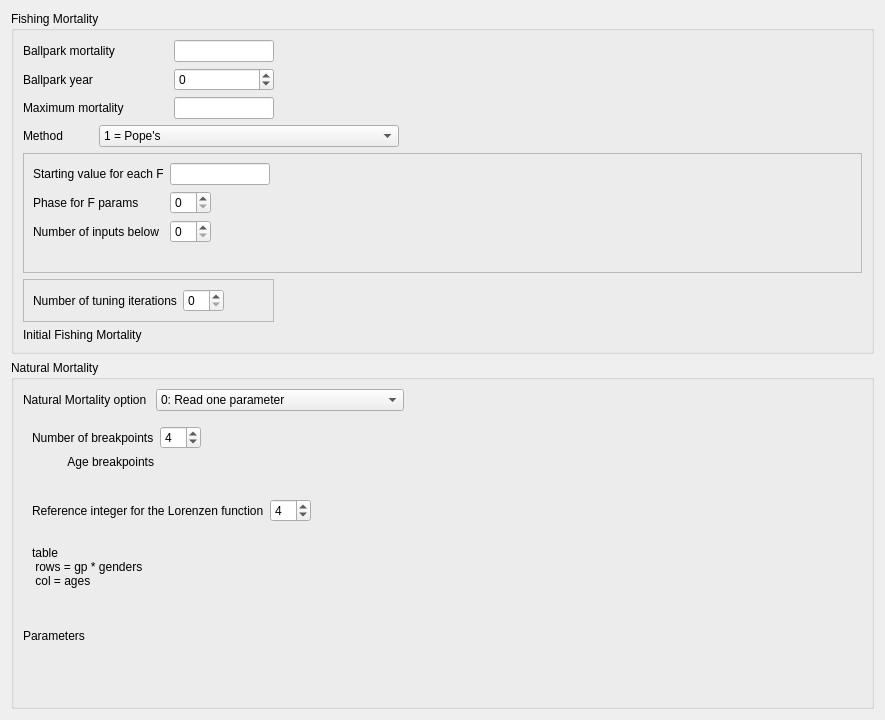
         <widget class="QWidget" name="scrollAreaWidgetContents_mortality">
          <property name="geometry">
           <rect>
            <x>0</x>
            <y>0</y>
            <width>885</width>
            <height>720</height>
           </rect>
          </property>
          <layout class="QVBoxLayout" name="verticalLayout_11">
           <item>
            <widget class="QGroupBox" name="groupBox_fishingMort">
             <property name="title">
              <string>Fishing Mortality</string>
             </property>
             <layout class="QVBoxLayout" name="verticalLayout_13">
              <item>
               <layout class="QGridLayout" name="gridLayout_fishingMort">
                <item row="4" column="1" colspan="3">
                 <widget class="QComboBox" name="comboBox_fishingMort_method">
                  <property name="maximumSize">
                   <size>
                    <width>300</width>
                    <height>16777215</height>
                   </size>
                  </property>
                  <item>
                   <property name="text">
                    <string>1 = Pope's</string>
                   </property>
                  </item>
                  <item>
                   <property name="text">
                    <string>2 = Continuous F as parameters</string>
                   </property>
                  </item>
                  <item>
                   <property name="text">
                    <string>3 = Hybrid</string>
                   </property>
                  </item>
                 </widget>
                </item>
                <item row="4" column="0">
                 <widget class="QLabel" name="label_fishingMort_method">
                  <property name="text">
                   <string>Method</string>
                  </property>
                 </widget>
                </item>
                <item row="2" column="4">
                 <spacer name="horizontalSpacer_5">
                  <property name="orientation">
                   <enum>Qt::Horizontal</enum>
                  </property>
                  <property name="sizeHint" stdset="0">
                   <size>
                    <width>40</width>
                    <height>20</height>
                   </size>
                  </property>
                 </spacer>
                </item>
                <item row="2" column="3">
                 <spacer name="horizontalSpacer_16">
                  <property name="orientation">
                   <enum>Qt::Horizontal</enum>
                  </property>
                  <property name="sizeHint" stdset="0">
                   <size>
                    <width>40</width>
                    <height>20</height>
                   </size>
                  </property>
                 </spacer>
                </item>
                <item row="7" column="0" colspan="3">
                 <widget class="QFrame" name="frame_fishingMort_3">
                  <property name="frameShape">
                   <enum>QFrame::StyledPanel</enum>
                  </property>
                  <property name="frameShadow">
                   <enum>QFrame::Raised</enum>
                  </property>
                  <layout class="QGridLayout" name="gridLayout_4">
                   <item row="1" column="1">
                    <widget class="QSpinBox" name="spinBox_fishingMort_3_num_iters"/>
                   </item>
                   <item row="1" column="2">
                    <spacer name="horizontalSpacer_17">
                     <property name="orientation">
                      <enum>Qt::Horizontal</enum>
                     </property>
                     <property name="sizeHint" stdset="0">
                      <size>
                       <width>40</width>
                       <height>20</height>
                      </size>
                     </property>
                    </spacer>
                   </item>
                   <item row="1" column="0">
                    <widget class="QLabel" name="label_fishingMort_3_num_iters">
                     <property name="text">
                      <string>Number of tuning iterations</string>
                     </property>
                    </widget>
                   </item>
                  </layout>
                 </widget>
                </item>
                <item row="6" column="0" colspan="5">
                 <widget class="QFrame" name="frame_fishingMort_2">
                  <property name="frameShape">
                   <enum>QFrame::StyledPanel</enum>
                  </property>
                  <property name="frameShadow">
                   <enum>QFrame::Raised</enum>
                  </property>
                  <layout class="QGridLayout" name="gridLayout_2">
                   <item row="1" column="0">
                    <widget class="QLabel" name="label_fishingMort_2_phase">
                     <property name="text">
                      <string>Phase for F params</string>
                     </property>
                    </widget>
                   </item>
                   <item row="0" column="0">
                    <widget class="QLabel" name="label_fishingMort_2_fstart">
                     <property name="text">
                      <string>Starting value for each F</string>
                     </property>
                    </widget>
                   </item>
                   <item row="1" column="2">
                    <spacer name="horizontalSpacer_11">
                     <property name="orientation">
                      <enum>Qt::Horizontal</enum>
                     </property>
                     <property name="sizeHint" stdset="0">
                      <size>
                       <width>40</width>
                       <height>20</height>
                      </size>
                     </property>
                    </spacer>
                   </item>
                   <item row="0" column="1" colspan="2">
                    <widget class="QLineEdit" name="lineEdit_fishingMort_2_fstart">
                     <property name="maximumSize">
                      <size>
                       <width>100</width>
                       <height>16777215</height>
                      </size>
                     </property>
                    </widget>
                   </item>
                   <item row="1" column="1">
                    <widget class="QSpinBox" name="spinBox_fishingMort_2_phase"/>
                   </item>
                   <item row="0" column="3">
                    <spacer name="horizontalSpacer_10">
                     <property name="orientation">
                      <enum>Qt::Horizontal</enum>
                     </property>
                     <property name="sizeHint" stdset="0">
                      <size>
                       <width>40</width>
                       <height>20</height>
                      </size>
                     </property>
                    </spacer>
                   </item>
                   <item row="2" column="1">
                    <widget class="QSpinBox" name="spinBox_fishingMort_2_num_detail"/>
                   </item>
                   <item row="4" column="0">
                    <widget class="QLabel" name="label_fishingMort_2_spacer">
                     <property name="text">
                      <string/>
                     </property>
                    </widget>
                   </item>
                   <item row="2" column="0">
                    <widget class="QLabel" name="label_fishingMort_2_num_detail">
                     <property name="text">
                      <string>Number of inputs below</string>
                     </property>
                    </widget>
                   </item>
                   <item row="4" column="1" colspan="2">
                    <layout class="QVBoxLayout" name="verticalLayout_mort_inputs"/>
                   </item>
                  </layout>
                 </widget>
                </item>
                <item row="8" column="0" colspan="2">
                 <widget class="QLabel" name="label_init_F">
                  <property name="text">
                   <string>Initial Fishing Mortality</string>
                  </property>
                 </widget>
                </item>
                <item row="8" column="2" colspan="3">
                 <layout class="QVBoxLayout" name="verticalLayout_init_F"/>
                </item>
                <item row="1" column="2">
                 <widget class="QLineEdit" name="lineEdit_fishingMort_bpark">
                  <property name="maximumSize">
                   <size>
                    <width>100</width>
                    <height>16777215</height>
                   </size>
                  </property>
                 </widget>
                </item>
                <item row="2" column="2">
                 <widget class="QSpinBox" name="spinBox_fishingMort_bpark_year">
                  <property name="minimum">
                   <number>-2500</number>
                  </property>
                  <property name="maximum">
                   <number>3000</number>
                  </property>
                 </widget>
                </item>
                <item row="3" column="2">
                 <widget class="QLineEdit" name="lineEdit_fishingMort_max">
                  <property name="maximumSize">
                   <size>
                    <width>100</width>
                    <height>16777215</height>
                   </size>
                  </property>
                 </widget>
                </item>
                <item row="3" column="0" colspan="2">
                 <widget class="QLabel" name="label_fishingMort_max">
                  <property name="text">
                   <string>Maximum mortality</string>
                  </property>
                 </widget>
                </item>
                <item row="1" column="0" colspan="2">
                 <widget class="QLabel" name="label_fishingMort_bpark">
                  <property name="text">
                   <string>Ballpark mortality</string>
                  </property>
                 </widget>
                </item>
                <item row="2" column="0" colspan="2">
                 <widget class="QLabel" name="label_fishingMort_bpark_year">
                  <property name="text">
                   <string>Ballpark year</string>
                  </property>
                 </widget>
                </item>
               </layout>
              </item>
             </layout>
            </widget>
           </item>
           <item>
            <widget class="QGroupBox" name="groupBox_natMort">
             <property name="title">
              <string>Natural Mortality</string>
             </property>
             <layout class="QVBoxLayout" name="verticalLayout_12">
              <item>
               <layout class="QGridLayout" name="gridLayout_mortality">
                <item row="5" column="0">
                 <widget class="QLabel" name="label_mort_params">
                  <property name="text">
                   <string>Parameters </string>
                  </property>
                 </widget>
                </item>
                <item row="6" column="0">
                 <spacer name="verticalSpacer_2">
                  <property name="orientation">
                   <enum>Qt::Vertical</enum>
                  </property>
                  <property name="sizeHint" stdset="0">
                   <size>
                    <width>20</width>
                    <height>40</height>
                   </size>
                  </property>
                 </spacer>
                </item>
                <item row="3" column="0" colspan="3">
                 <widget class="QWidget" name="widget_mort_lorenz" native="true">
                  <layout class="QHBoxLayout" name="horizontalLayout">
                   <item>
                    <widget class="QLabel" name="label_mort_lorenz_int">
                     <property name="text">
                      <string>Reference integer for the Lorenzen function</string>
                     </property>
                    </widget>
                   </item>
                   <item>
                    <widget class="QSpinBox" name="spinBox_mort_lorenz_int">
                     <property name="value">
                      <number>4</number>
                     </property>
                    </widget>
                   </item>
                   <item>
                    <spacer name="horizontalSpacer_mort_lorenz_int">
                     <property name="orientation">
                      <enum>Qt::Horizontal</enum>
                     </property>
                     <property name="sizeHint" stdset="0">
                      <size>
                       <width>80</width>
                       <height>19</height>
                      </size>
                     </property>
                    </spacer>
                   </item>
                  </layout>
                 </widget>
                </item>
                <item row="2" column="0" colspan="3">
                 <widget class="QWidget" name="widget_mort_breakpoints" native="true">
                  <layout class="QGridLayout" name="gridLayout_8">
                   <item row="0" column="0">
                    <widget class="QLabel" name="label_mort_num_breakpoints">
                     <property name="text">
                      <string>Number of breakpoints</string>
                     </property>
                    </widget>
                   </item>
                   <item row="1" column="0">
                    <widget class="QLabel" name="label_mort_breakpoints">
                     <property name="text">
                      <string>Age breakpoints</string>
                     </property>
                     <property name="alignment">
                      <set>Qt::AlignRight|Qt::AlignTop|Qt::AlignTrailing</set>
                     </property>
                    </widget>
                   </item>
                   <item row="0" column="1">
                    <widget class="QSpinBox" name="spinBox_mort_num_breakpoints">
                     <property name="value">
                      <number>4</number>
                     </property>
                    </widget>
                   </item>
                   <item row="0" column="2">
                    <spacer name="horizontalSpacer_8">
                     <property name="orientation">
                      <enum>Qt::Horizontal</enum>
                     </property>
                     <property name="sizeHint" stdset="0">
                      <size>
                       <width>40</width>
                       <height>20</height>
                      </size>
                     </property>
                    </spacer>
                   </item>
                   <item row="1" column="1" rowspan="2" colspan="2">
                    <layout class="QVBoxLayout" name="verticalLayout_breakpoints"/>
                   </item>
                  </layout>
                 </widget>
                </item>
                <item row="5" column="1" rowspan="2" colspan="4">
                 <layout class="QVBoxLayout" name="verticalLayout_mort_params"/>
                </item>
                <item row="4" column="0" colspan="4">
                 <widget class="QWidget" name="widget_mort_age_specific" native="true">
                  <layout class="QGridLayout" name="gridLayout_5">
                   <item row="0" column="0">
                    <widget class="QLabel" name="label_age_specific">
                     <property name="text">
                      <string>table
 rows = gp * genders
 col = ages</string>
                     </property>
                     <property name="alignment">
                      <set>Qt::AlignLeading|Qt::AlignLeft|Qt::AlignTop</set>
                     </property>
                    </widget>
                   </item>
                   <item row="1" column="2">
                    <spacer name="horizontalSpacer_24">
                     <property name="orientation">
                      <enum>Qt::Horizontal</enum>
                     </property>
                     <property name="sizeHint" stdset="0">
                      <size>
                       <width>40</width>
                       <height>20</height>
                      </size>
                     </property>
                    </spacer>
                   </item>
                   <item row="0" column="1" rowspan="2">
                    <layout class="QHBoxLayout" name="horizontalLayout_mort_age_specific"/>
                   </item>
                  </layout>
                 </widget>
                </item>
                <item row="0" column="0" rowspan="2" colspan="2">
                 <widget class="QLabel" name="label_mort_option">
                  <property name="text">
                   <string>Natural Mortality option </string>
                  </property>
                 </widget>
                </item>
                <item row="0" column="2" rowspan="2">
                 <widget class="QComboBox" name="comboBox_mort_option">
                  <item>
                   <property name="text">
                    <string>0: Read one parameter</string>
                   </property>
                  </item>
                  <item>
                   <property name="text">
                    <string>1: Age mortality breakpoints</string>
                   </property>
                  </item>
                  <item>
                   <property name="text">
                    <string>2: Lorenzen function</string>
                   </property>
                  </item>
                  <item>
                   <property name="text">
                    <string>3: Age specific mort only</string>
                   </property>
                  </item>
                  <item>
                   <property name="text">
                    <string>4: Age specific mort with seasonal interp</string>
                   </property>
                  </item>
                 </widget>
                </item>
                <item row="0" column="3" rowspan="2">
                 <spacer name="horizontalSpacer_14">
                  <property name="orientation">
                   <enum>Qt::Horizontal</enum>
                  </property>
                  <property name="sizeHint" stdset="0">
                   <size>
                    <width>40</width>
                    <height>20</height>
                   </size>
                  </property>
                 </spacer>
                </item>
                <item row="0" column="4" rowspan="2">
                 <spacer name="horizontalSpacer_13">
                  <property name="orientation">
                   <enum>Qt::Horizontal</enum>
                  </property>
                  <property name="sizeHint" stdset="0">
                   <size>
                    <width>40</width>
                    <height>20</height>
                   </size>
                  </property>
                 </spacer>
                </item>
               </layout>
              </item>
             </layout>
            </widget>
           </item>
          </layout>
         </widget>
